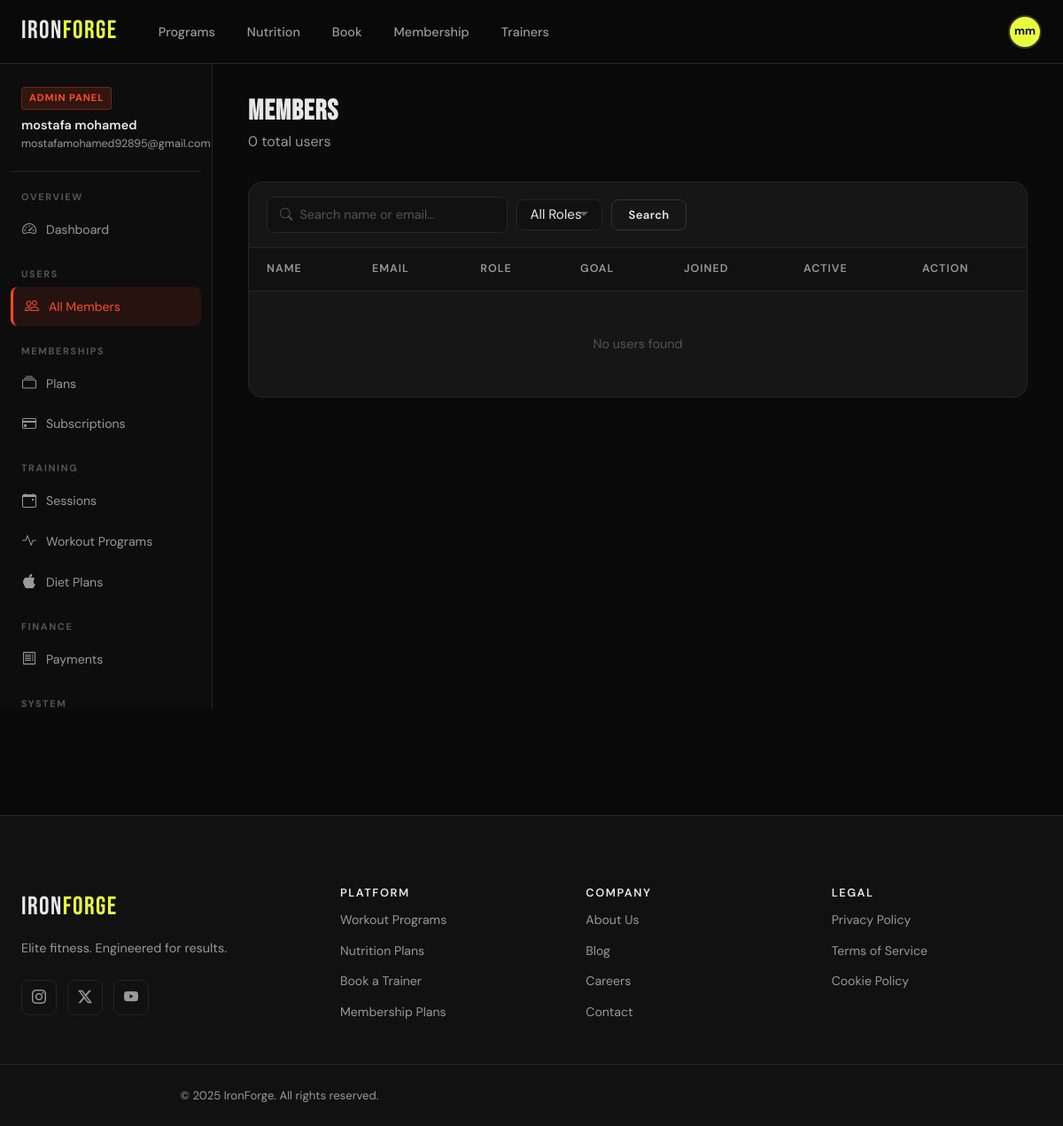
/panel/users/ (signed in), run on the app's committed database.
### apps/users/models.py (models this page shows, shortened)
class CustomUser(AbstractUser):
    GENDER_CHOICES = [
        ('M', 'Male'),
        ('F', 'Female'),
        ('O', 'Other'),
        ('N', 'Prefer not to say'),
    ]
    FITNESS_GOAL_CHOICES = [
        ('weight_loss', 'Weight Loss'),
        ('muscle_gain', 'Muscle Gain'),
        ('endurance', 'Endurance'),
        ('flexibility', 'Flexibility'),
        ('maintenance', 'Maintenance'),
        ('general_fitness', 'General Fitness'),
    ]
    FITNESS_LEVEL_CHOICES = [
        ('beginner', 'Beginner'),
        ('intermediate', 'Intermediate'),
        ('advanced', 'Advanced'),
    ]
    email = models.EmailField(unique=True)
    phone_regex = RegexValidator(
        regex=r'^\+?1?\d{9,15}$',
        message="Phone number must be entered in format: '+999999999'. Up to 15 digits."
    )
    phone = models.CharField(validators=[phone_regex], max_length=17, blank=True)
    date_of_birth = models.DateField(null=True, blank=True)
    gender = models.CharField(max_length=1, choices=GENDER_CHOICES, blank=True)
    profile_image = models.ImageField(upload_to='profiles/', blank=True, null=True)
    bio = models.TextField(max_length=500, blank=True)
    height_cm = models.FloatField(null=True, blank=True)
    weight_kg = models.FloatField(null=True, blank=True)
    fitness_goal = models.CharField(max_length=20, choices=FITNESS_GOAL_CHOICES, default='general_fitness')
    fitness_level = models.CharField(max_length=15, choices=FITNESS_LEVEL_CHOICES, default='beginner')
    is_trainer = models.BooleanField(default=False)
    created_at = models.DateTimeField(auto_now_add=True)
    updated_at = models.DateTimeField(auto_now=True)
    last_login_ip = models.GenericIPAddressField(null=True, blank=True)
    USERNAME_FIELD = 'email'
    REQUIRED_FIELDS = ['username', 'first_name', 'last_name']
    class Meta:
        verbose_name = 'User'
        verbose_name_plural = 'Users'
        ordering = ['-created_at']
    def get_full_name(self):
        return f"{self.first_name} {self.last_name}".strip() or self.email
    @property
    def active_membership(self):
        from apps.memberships.models import UserMembership
        from django.utils import timezone
        return UserMembership.objects.filter(
            user=self,
            is_active=True,
            end_date__gte=timezone.now().date()
        ).first()

### apps/users/admin_views.py (the view)
# urls.py: path('users/', admin_views.admin_users, name='admin_users'),
@staff_required
def admin_users(request):
    qs = CustomUser.objects.filter(is_staff=False).order_by('-created_at')
    q = request.GET.get('q', '')
    role = request.GET.get('role', '')
    if q:
        qs = qs.filter(Q(email__icontains=q) | Q(first_name__icontains=q) | Q(last_name__icontains=q))
    if role == 'trainer':
        qs = qs.filter(is_trainer=True)
    elif role == 'member':
        qs = qs.filter(is_trainer=False)
    paginator = Paginator(qs, 20)
    page = paginator.get_page(request.GET.get('page'))
    return render(request, 'admin_panel/users.html', {
        'page_obj': page, 'q': q, 'role': role,
        'total': qs.count(),
    })

### apps/memberships/context_processors.py (called while the page is built)
def membership_context(request):
    context = {}
    if request.user.is_authenticated:
        context['user_membership'] = request.user.active_membership
    return context

### apps/users/admin_views.py (called while the page is built)
def staff_required(view_func):
    @wraps(view_func)
    def wrapper(request, *args, **kwargs):
        if not request.user.is_authenticated or not request.user.is_staff:
            messages.error(request, 'Admin access required.')
            return redirect('landing')
        return view_func(request, *args, **kwargs)
    return wrapper

### templates/admin_panel/users.html (shortened to what this page needs)
{% extends 'admin_panel/base.html' %}
{% block admin_content %}
<div class="admin-page-header">
  <div>
    <h1>Members</h1>
    <p style="color:var(--text-dim); margin:0">{{ total }} total users</p>
  </div>
</div>
<div class="data-table-wrap">
  <div class="data-table-header" style="flex-wrap:wrap; gap:12px">
    <form method="get" style="display:flex; gap:10px; align-items:center; flex-wrap:wrap">
      <div class="search-box">
        <i class="bi bi-search" style="color:var(--muted); font-size:.9rem"></i>
        <input type="text" name="q" value="{{ q }}" placeholder="Search name or email..." />
      </div>
      <select name="role" class="form-control" style="width:auto; padding:8px 14px" onchange="this.form.submit()">
        <option value="">All Roles</option>
      </select>
      <button type="submit" class="btn btn-ghost btn-sm">Search</button>
    </form>
  </div>
  <table>
    <thead>
      <tr>
        <th>Name</th>
        <th>Email</th>
        <th>Role</th>
        <th>Goal</th>
        <th>Joined</th>
        <th>Active</th>
        <th>Action</th>
      </tr>
    </thead>
    <tbody>
      {% for u in page_obj %}
      <tr>
        <td>
          <div style="display:flex; align-items:center; gap:10px">
            {% if u.profile_image %}
              <img src="{{ u.profile_image.url }}" style="width:30px;height:30px;border-radius:50%;object-fit:cover" />
            {% else %}
              <div style="width:30px;height:30px;border-radius:50%;background:var(--primary);display:flex;align-items:center;justify-content:center;font-size:.7rem;font-weight:700;color:var(--black)">
                {{ u.first_name.0 }}{{ u.last_name.0 }}
              </div>
            {% endif %}
            <a href="{% url 'admin_user_detail' u.id %}" style="color:var(--primary); font-weight:500">{{ u.get_full_name|default:"—" }}</a>
          </div>
        </td>
        <td style="font-size:.85rem">{{ u.email }}</td>
        <td>
          {% if u.is_trainer %}
            <span style="font-size:.72rem; padding:3px 8px; border-radius:4px; background:rgba(0,212,255,.1); color:var(--accent2)">TRAINER</span>
          {% else %}
            <span style="font-size:.72rem; padding:3px 8px; border-radius:4px; background:rgba(100,100,100,.1); color:var(--text-dim)">MEMBER</span>
          {% endif %}
        </td>
        <td style="font-size:.82rem; color:var(--text-dim)">{{ u.get_fitness_goal_display }}</td>
        <td style="font-size:.82rem">{{ u.created_at|date:"N j, Y" }}</td>
        <td>
          {% if u.is_active %}
            <i class="bi bi-circle-fill" style="color:var(--success); font-size:.6rem"></i>
          {% else %}
            <i class="bi bi-circle-fill" style="color:var(--danger); font-size:.6rem"></i>
          {% endif %}
        </td>
        <td>
          <a href="{% url 'admin_user_detail' u.id %}" class="btn btn-ghost btn-sm">Manage</a>
        </td>
      </tr>
      {% empty %}
      <tr><td colspan="7" style="text-align:center; padding:48px; color:var(--muted)">No users found</td></tr>
      {% endfor %}
    </tbody>
  </table>
</div>
{% endblock %}

### templates/admin_panel/base.html (shortened to what this page needs)
{% extends 'base.html' %}
{% load static %}
{% block content %}
<div class="admin-layout">
  <aside class="admin-sidebar">
    <div class="admin-sidebar-header">
      <div class="badge">Admin Panel</div>
      <div style="font-weight:600; color:var(--text); font-size:.9rem">{{ request.user.get_full_name }}</div>
      <div style="font-size:.78rem; color:var(--text-dim)">{{ request.user.email }}</div>
    </div>
    <div class="admin-nav-label">Overview</div>
    <a href="{% url 'admin_dashboard' %}" class="admin-nav-link {% if request.resolver_match.url_name == 'admin_dashboard' %}active{% endif %}">
      <i class="bi bi-speedometer2"></i> Dashboard
    </a>
    <div class="admin-nav-label">Users</div>
    <a href="{% url 'admin_users' %}" class="admin-nav-link {% if 'admin_user' in request.resolver_match.url_name %}active{% endif %}">
      <i class="bi bi-people"></i> All Members
    </a>
    <div class="admin-nav-label">Memberships</div>
    <a href="{% url 'admin_plans' %}" class="admin-nav-link {% if request.resolver_match.url_name == 'admin_plans' %}active{% endif %}">
      <i class="bi bi-collection"></i> Plans
    </a>
    <a href="{% url 'admin_memberships' %}" class="admin-nav-link {% if request.resolver_match.url_name == 'admin_memberships' %}active{% endif %}">
      <i class="bi bi-credit-card"></i> Subscriptions
    </a>
    <div class="admin-nav-label">Training</div>
    <a href="{% url 'admin_sessions' %}" class="admin-nav-link {% if request.resolver_match.url_name == 'admin_sessions' %}active{% endif %}">
      <i class="bi bi-calendar-event"></i> Sessions
    </a>
    <a href="{% url 'admin_workouts' %}" class="admin-nav-link {% if request.resolver_match.url_name == 'admin_workouts' %}active{% endif %}">
      <i class="bi bi-activity"></i> Workout Programs
    </a>
    <a href="{% url 'admin_diets' %}" class="admin-nav-link {% if request.resolver_match.url_name == 'admin_diets' %}active{% endif %}">
      <i class="bi bi-apple"></i> Diet Plans
    </a>
    <div class="admin-nav-label">Finance</div>
    <a href="{% url 'admin_payments' %}" class="admin-nav-link {% if request.resolver_match.url_name == 'admin_payments' %}active{% endif %}">
      <i class="bi bi-receipt"></i> Payments
    </a>
    <div class="admin-nav-label">System</div>
  </aside>
  <div class="admin-main">
    {% block admin_content %}{% endblock %}
  </div>
</div>
{% endblock %}

### templates/base.html (shortened to what this page needs)
<!DOCTYPE html>
<html lang="en">
<head>
  <link rel="stylesheet" href="https://cdn.jsdelivr.net/npm/bootstrap-icons@1.11.3/font/bootstrap-icons.css" />
  {% load static %}
  <link rel="stylesheet" href="{% static 'css/main.css' %}" />
</head>
<body class="{% block body_class %}{% endblock %}">
  <nav class="navbar" id="navbar">
    <div class="nav-inner">
      <a href="{% url 'landing' %}" class="nav-logo">IRON<span>FORGE</span></a>
      <ul class="nav-links" id="navLinks">
        <li><a href="{% url 'workouts' %}">Programs</a></li>
        <li><a href="{% url 'diet_plans' %}">Nutrition</a></li>
        <li><a href="{% url 'sessions' %}">Book</a></li>
        <li><a href="{% url 'membership_plans' %}">Membership</a></li>
        <li><a href="{% url 'trainers' %}">Trainers</a></li>
      </ul>
      <div class="nav-actions">
        {% if user.is_authenticated %}
          {% if user.profile_image %}
            <img src="{{ user.profile_image.url }}" class="nav-avatar" alt="Profile" />
          {% else %}
            <div class="nav-avatar nav-avatar--initials">{{ user.first_name.0 }}{{ user.last_name.0 }}</div>
          {% endif %}
        {% else %}
          <a href="{% url 'account_login' %}" class="btn btn-ghost">Login</a>
          <a href="{% url 'account_signup' %}" class="btn btn-primary">Join Now</a>
        {% endif %}
      </div>
    </div>
  </nav>
  <main>{% block content %}{% endblock %}</main>
  <footer class="footer">
    <div class="footer-inner">
      <div class="footer-brand">
        <a href="{% url 'landing' %}" class="nav-logo">IRON<span>FORGE</span></a>
        <p>Elite fitness. Engineered for results.</p>
        <div class="footer-social">
          <a href="#" aria-label="Instagram"><i class="bi bi-instagram"></i></a>
          <a href="#" aria-label="Twitter"><i class="bi bi-twitter-x"></i></a>
          <a href="#" aria-label="YouTube"><i class="bi bi-youtube"></i></a>
        </div>
      </div>
      <div class="footer-links">
        <div class="footer-col">
          <h4>Platform</h4>
          <a href="{% url 'workouts' %}">Workout Programs</a>
          <a href="{% url 'diet_plans' %}">Nutrition Plans</a>
          <a href="{% url 'sessions' %}">Book a Trainer</a>
          <a href="{% url 'membership_plans' %}">Membership Plans</a>
        </div>
        <div class="footer-col">
          <h4>Company</h4>
          <a href="#">About Us</a>
          <a href="#">Blog</a>
          <a href="#">Careers</a>
          <a href="#">Contact</a>
        </div>
        <div class="footer-col">
          <h4>Legal</h4>
          <a href="#">Privacy Policy</a>
          <a href="#">Terms of Service</a>
          <a href="#">Cookie Policy</a>
        </div>
      </div>
    </div>
    <div class="footer-bottom">
      <p>© 2025 IronForge. All rights reserved.</p>
    </div>
  </footer>
</body>
</html>

### templates/admin_panel/base.html (style rules this page uses)
.admin-layout { display: grid; grid-template-columns: 240px 1fr; min-height: calc(100vh - var(--nav-h)); margin-top: var(--nav-h); }
.admin-sidebar { background: #0d0d0d; border-right: 1px solid var(--border); padding: 24px 12px; position: sticky; top: var(--nav-h); height: calc(100vh - var(--nav-h)); overflow-y: auto; }
.admin-sidebar-header { padding: 0 12px 20px; border-bottom: 1px solid var(--border); margin-bottom: 20px; }
.admin-sidebar-header .badge { display: inline-block; padding: 3px 8px; background: rgba(255,75,38,.15); color: var(--accent); border: 1px solid rgba(255,75,38,.3); border-radius: 4px; font-size: .7rem; font-weight: 700; letter-spacing: .08em; text-transform: uppercase; margin-bottom: 6px; }
.admin-nav-label { font-size: .68rem; font-weight: 700; letter-spacing: .15em; text-transform: uppercase; color: var(--muted); padding: 0 12px; margin: 20px 0 6px; }
.admin-nav-link { display: flex; align-items: center; gap: 10px; padding: 9px 12px; border-radius: var(--radius); font-size: .88rem; color: var(--text-dim); transition: all var(--transition); margin-bottom: 2px; }
.admin-nav-link.active { background: rgba(255,75,38,.1); color: var(--accent); border-left: 3px solid var(--accent); }
.admin-nav-link i { font-size: 1rem; width: 18px; text-align: center; }
.admin-main { padding: 36px 40px; overflow-y: auto; }
.admin-page-header { display: flex; align-items: flex-start; justify-content: space-between; margin-bottom: 32px; gap: 16px; flex-wrap: wrap; }
.admin-page-header h1 { font-size: 2rem; margin-bottom: 4px; }
.data-table-wrap { background: var(--card); border: 1px solid var(--border); border-radius: var(--radius-lg); overflow: hidden; }
.data-table-header { padding: 16px 20px; border-bottom: 1px solid var(--border); display: flex; align-items: center; justify-content: space-between; gap: 12px; }
.search-box { display: flex; align-items: center; gap: 8px; background: var(--dark); border: 1px solid var(--border); border-radius: var(--radius); padding: 8px 14px; }
.search-box input { background: none; border: none; color: var(--text); font-family: var(--font-body); font-size: .9rem; width: 220px; }
.search-box input::placeholder { color: var(--muted); }

### data on the page
CustomUser: first_name.0 "m", last_name.0 "m", user.get_full_name "mostafa mohamed", user.email "mostafamohamed92895@gmail.com"

### other printed values
{{ total }} "0"
